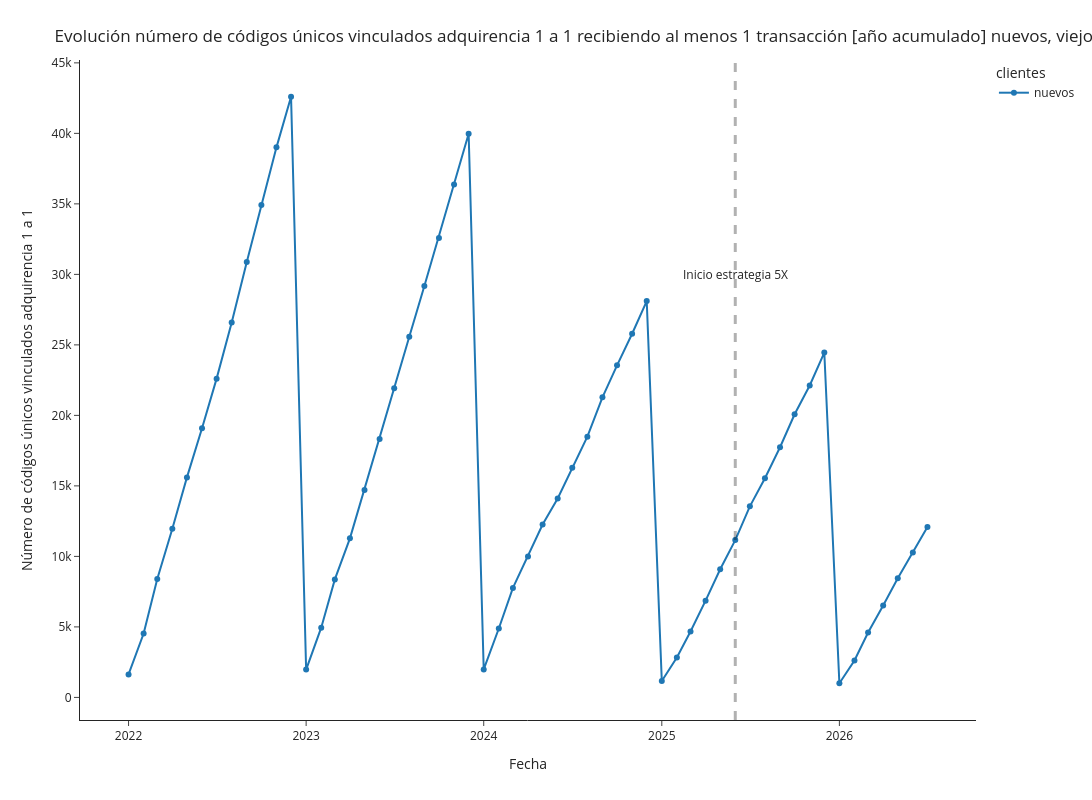

Notebook code cell kept with this figure:
### Code cell
df_plot1 = df[['fecha_ymd2', 'num_vinc_new_uso_cumsum_ym']]
df_plot1.columns = ['fecha', 'cantidad_clientes']
df_plot1['clientes'] = 'nuevos'
df_plot2 = df[['fecha_ymd2', 'num_vinc_old_uso_cumsum_ym']]
df_plot2.columns = ['fecha', 'cantidad_clientes']
df_plot2['clientes'] = 'viejos'
df_plot3 = df[['fecha_ymd2', 'num_vinc_all_uso_cumsum_ym']]
df_plot3.columns = ['fecha', 'cantidad_clientes']
df_plot3['clientes'] = 'totales'

df_plot = pd.concat([df_plot1])

fig = px.line(df_plot, x="fecha", y="cantidad_clientes", color='clientes',markers=True, template='simple_white', width=1600, height=800)
fig.add_vline(x='2025-06-01', line_width=3, line_dash="dash")
fig.update_layout(
    title={
        'text': "Evolución número de códigos únicos vinculados adquirencia 1 a 1 recibiendo al menos 1 transacción [año acumulado] nuevos, viejos y totales",
        'xanchor': 'left',
        'yanchor': 'top'},
    xaxis=dict(
            title=dict(
                text="Fecha"
            )),
    yaxis=dict(
            title=dict(
                text="Número de códigos únicos vinculados adquirencia 1 a 1"
            ))
)
fig.add_annotation(x='2025-06-01', y=30000,
            text="Inicio estrategia 5X",
            showarrow=False,
            arrowhead=1)
# fig.add_annotation(x='2025-11-01', y=142097,
#             text="142.097",
#             showarrow=True,
#             arrowhead=1)
# fig.add_annotation(x='2025-11-01', y=103274,
#             text="103.274",
#             showarrow=True,
#             arrowhead=1)
# fig.add_annotation(x='2025-11-01', y=38823,
#             text="38.823",
#             showarrow=True,
#             arrowhead=1)
fig.show()

### Figure 1 — Plotly figure (JSON) as saved in the notebook; plotly's stock layout.template omitted (floating-point values rounded to 4 significant figures)
{"data": [{"hovertemplate": "clientes=nuevos<br>fecha=%{x}<br>cantidad_clientes=%{y}<extra></extra>", "legendgroup": "nuevos", "line": {"color": "#1F77B4", "dash": "solid"}, "marker": {"symbol": "circle"}, "mode": "lines+markers", "name": "nuevos", "orientation": "v", "showlegend": true, "type": "scatter", "x": ["2026-07-01T00:00:00", "2026-06-01T00:00:00", "2026-05-01T00:00:00", "2026-04-01T00:00:00", "2026-03-01T00:00:00", "2026-02-01T00:00:00", "2026-01-01T00:00:00", "2025-12-01T00:00:00", "2025-11-01T00:00:00", "2025-10-01T00:00:00", "2025-09-01T00:00:00", "2025-08-01T00:00:00", "2025-07-01T00:00:00", "2025-06-01T00:00:00", "2025-05-01T00:00:00", "2025-04-01T00:00:00", "2025-03-01T00:00:00", "2025-02-01T00:00:00", "2025-01-01T00:00:00", "2024-12-01T00:00:00", "2024-11-01T00:00:00", "2024-10-01T00:00:00", "2024-09-01T00:00:00", "2024-08-01T00:00:00", "2024-07-01T00:00:00", "2024-06-01T00:00:00", "2024-05-01T00:00:00", "2024-04-01T00:00:00", "2024-03-01T00:00:00", "2024-02-01T00:00:00", "2024-01-01T00:00:00", "2023-12-01T00:00:00", "2023-11-01T00:00:00", "2023-10-01T00:00:00", "2023-09-01T00:00:00", "2023-08-01T00:00:00", "2023-07-01T00:00:00", "2023-06-01T00:00:00", "2023-05-01T00:00:00", "2023-04-01T00:00:00", "2023-03-01T00:00:00", "2023-02-01T00:00:00", "2023-01-01T00:00:00", "2022-12-01T00:00:00", "2022-11-01T00:00:00", "2022-10-01T00:00:00", "2022-09-01T00:00:00", "2022-08-01T00:00:00", "2022-07-01T00:00:00", "2022-06-01T00:00:00", "2022-05-01T00:00:00", "2022-04-01T00:00:00", "2022-03-01T00:00:00", "2022-02-01T00:00:00", "2022-01-01T00:00:00"], "xaxis": "x", "y": [12093, 10280, 8447, 6523, 4602, 2617, 1004, 24455, 22119, 20079, 17741, 15543, 13549, 11155, 9084, 6861, 4674, 2828, 1159, 28109, 25789, 23547, 21278, 18489, 16281, 14112, 12260, 9995, 7763, 4888, 1985, 39969, 36374, 32585, 29174, 25578, 21917, 18330, 14716, 11281, 8370, 4945, 1975, 42597, 39008, 34928, 30883, 26588, 22607, 19087, 15602, 11960, 8402, 4531, 1628], "yaxis": "y"}], "layout": {"annotations": [{"arrowhead": 1, "showarrow": false, "text": "Inicio estrategia 5X", "x": "2025-06-01", "y": 30000}], "height": 800, "legend": {"title": {"text": "clientes"}, "tracegroupgap": 0}, "margin": {"t": 60}, "shapes": [{"line": {"dash": "dash", "width": 3}, "type": "line", "x0": "2025-06-01", "x1": "2025-06-01", "xref": "x", "y0": 0, "y1": 1, "yref": "y domain"}], "title": {"text": "Evolución número de códigos únicos vinculados adquirencia 1 a 1 recibiendo al menos 1 transacción [año acumulado] nuevos, viejos y totales", "xanchor": "left", "yanchor": "top"}, "width": 1600, "xaxis": {"anchor": "y", "domain": [0, 1], "title": {"text": "Fecha"}}, "yaxis": {"anchor": "x", "domain": [0, 1], "title": {"text": "Número de códigos únicos vinculados adquirencia 1 a 1"}}}}
